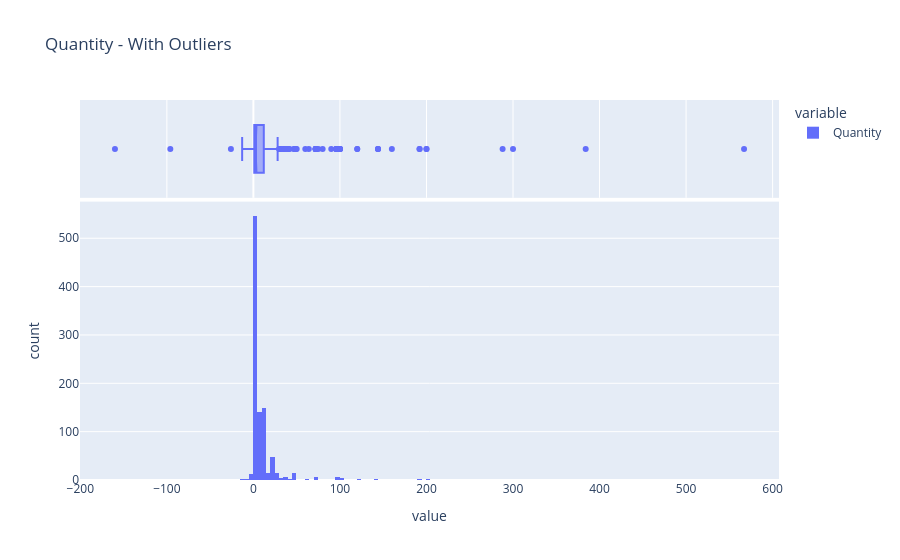
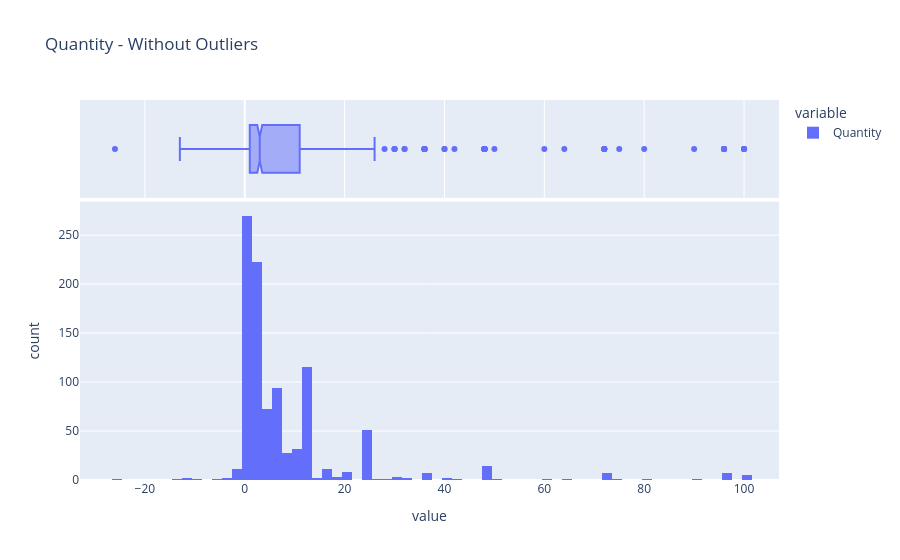

Write notebook code for charts like these, in order.
### Markdown cell above
Análisis de la tercera serie...
 
> **Description :** En esta variable categórica (string) observamos que existen `4681` descripciones únicas de productos, sin embargo, en la parte anterior vimos que existen `4632` IDs de productos únicos lo que son menos que las descripciones. Esto indica que deben existir descripciones distintas para un mismo tipo de producto. Por otro lado, el producto `WHITE HANGING HEART T-LIGHT HOLDER` es el más frecuente en los registros apareciendo en `3549` transacciones. A diferencia de lo que ocurrió en las dos columnas anteriores, aquí sí `existen datos faltantes`, en particular, `2928` filas se encuentran sin descripción (`0.56% del total`), por lo que esto requiere un análisis posterior más detallado comparando con las demás columnas para la limpieza.

### Code cell
# 4.
profile_serie(df_retail["Quantity"])

### Figure 1 — Plotly figure (JSON) as saved in the notebook; plotly's stock layout.template omitted (floating-point values rounded to 4 significant figures; data arrays with more than 128 entries replaced by an {"elided": "..."} marker saying what was removed)
{"data": [{"bingroup": "x", "hovertemplate": "variable=Quantity<br>value=%{x}<br>count=%{y}<extra></extra>", "legendgroup": "Quantity", "marker": {"color": "#636efa", "pattern": {"shape": ""}}, "name": "Quantity", "orientation": "v", "showlegend": true, "type": "histogram", "x": {"elided": "1000 int values"}, "xaxis": "x", "yaxis": "y"}, {"hovertemplate": "variable=Quantity<br>value=%{x}<extra></extra>", "legendgroup": "Quantity", "marker": {"color": "#636efa"}, "name": "Quantity", "notched": true, "showlegend": false, "type": "box", "x": {"elided": "1000 int values"}, "xaxis": "x2", "yaxis": "y2"}], "layout": {"barmode": "relative", "legend": {"title": {"text": "variable"}, "tracegroupgap": 0}, "title": {"text": "Quantity - With Outliers"}, "xaxis": {"anchor": "y", "domain": [0, 1], "title": {"text": "value"}}, "xaxis2": {"anchor": "y2", "domain": [0, 1], "matches": "x", "showgrid": true, "showticklabels": false}, "yaxis": {"anchor": "x", "domain": [0, 0.7326], "title": {"text": "count"}}, "yaxis2": {"anchor": "x2", "domain": [0.7426, 1], "matches": "y2", "showgrid": false, "showline": false, "showticklabels": false, "ticks": ""}}}

### Figure 2 — Plotly figure (JSON) as saved in the notebook; plotly's stock layout.template omitted (floating-point values rounded to 4 significant figures; data arrays with more than 128 entries replaced by an {"elided": "..."} marker saying what was removed)
{"data": [{"bingroup": "x", "hovertemplate": "variable=Quantity<br>value=%{x}<br>count=%{y}<extra></extra>", "legendgroup": "Quantity", "marker": {"color": "#636efa", "pattern": {"shape": ""}}, "name": "Quantity", "orientation": "v", "showlegend": true, "type": "histogram", "x": {"elided": "984 int values"}, "xaxis": "x", "yaxis": "y"}, {"hovertemplate": "variable=Quantity<br>value=%{x}<extra></extra>", "legendgroup": "Quantity", "marker": {"color": "#636efa"}, "name": "Quantity", "notched": true, "showlegend": false, "type": "box", "x": {"elided": "984 int values"}, "xaxis": "x2", "yaxis": "y2"}], "layout": {"barmode": "relative", "legend": {"title": {"text": "variable"}, "tracegroupgap": 0}, "title": {"text": "Quantity - Without Outliers"}, "xaxis": {"anchor": "y", "domain": [0, 1], "title": {"text": "value"}}, "xaxis2": {"anchor": "y2", "domain": [0, 1], "matches": "x", "showgrid": true, "showticklabels": false}, "yaxis": {"anchor": "x", "domain": [0, 0.7326], "title": {"text": "count"}}, "yaxis2": {"anchor": "x2", "domain": [0.7426, 1], "matches": "y2", "showgrid": false, "showline": false, "showticklabels": false, "ticks": ""}}}
